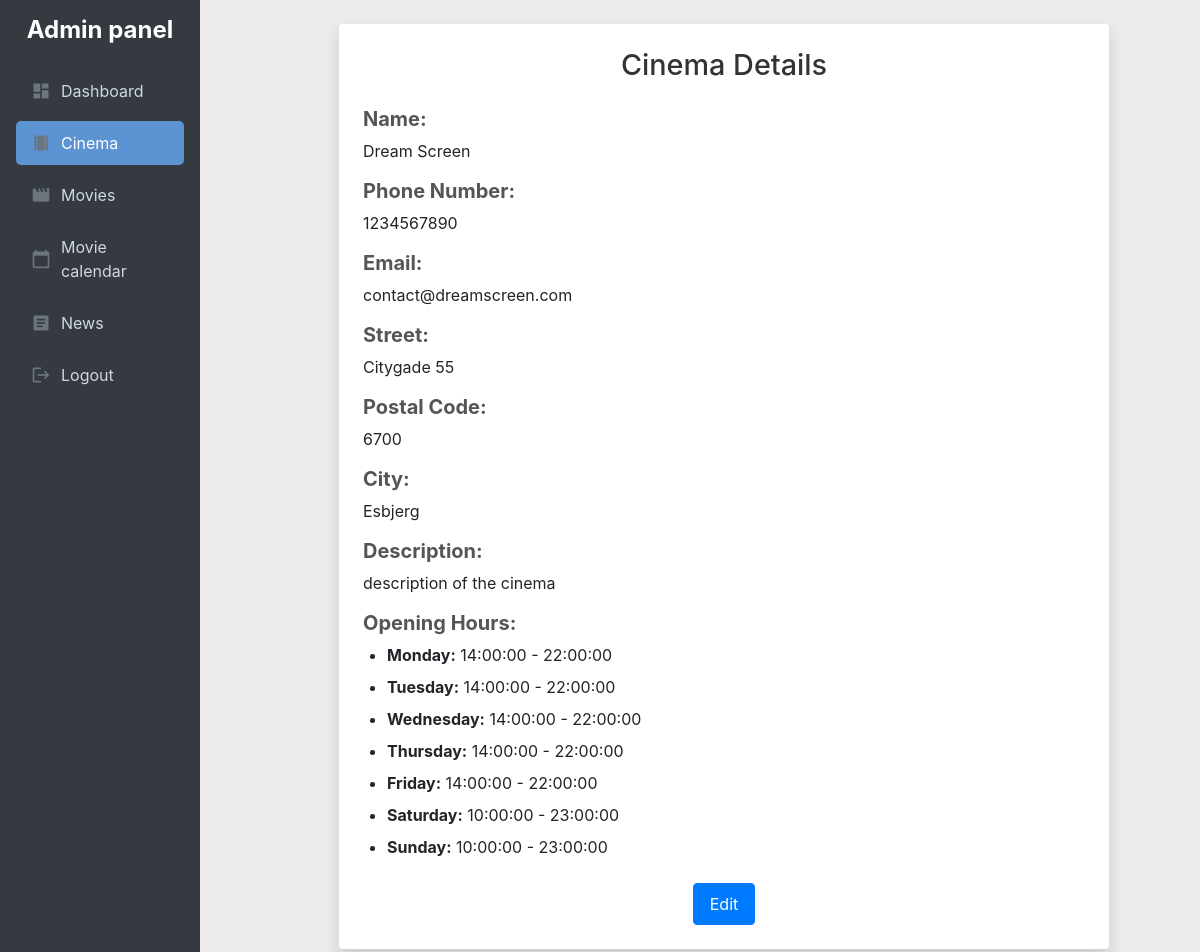
Page /admin/cinema/views/cinema.php on the committed database.
### tables this page shows
CREATE TABLE Cinema (
    cinemaID INT AUTO_INCREMENT PRIMARY KEY,
    name VARCHAR(100) NOT NULL,
    phoneNumber VARCHAR(15),
    email VARCHAR(100),
    street VARCHAR(100),
    postalCode VARCHAR(4),
    description TEXT,
    FOREIGN KEY (postalCode) REFERENCES PostalCode(postalCode)
);

CREATE TABLE OpeningHours (
    openingHoursID INT AUTO_INCREMENT PRIMARY KEY,
    dayOfWeek VARCHAR(10) NOT NULL, 
    openingTime TIME,
    closingTime TIME,
    cinemaID INT,
    FOREIGN KEY (cinemaID) REFERENCES Cinema(cinemaID)
);

### admin/cinema/actions/cinema_logic.php (called while the page is built)
<?php
require_once "../../../includes/connection.php";
try {
    $query = $db->prepare("
        SELECT
            c.*,
            pc.city,
            oh.dayOfWeek,
            oh.openingTime,
            oh.closingTime
        FROM Cinema c
        LEFT JOIN PostalCode pc ON c.postalCode = pc.postalCode
        LEFT JOIN OpeningHours oh ON c.cinemaID = oh.cinemaID
        WHERE c.cinemaID = 1
        ORDER BY FIELD(oh.dayOfWeek, 'Monday', 'Tuesday', 'Wednesday', 'Thursday', 'Friday', 'Saturday', 'Sunday')
    ");
    $query->execute();
    $cinema = [];
    $openingHours = [];
    while ($row = $query->fetch(PDO::FETCH_ASSOC)) {
        if (empty($cinema)) {
            $cinema = [
                'name' => $row['name'],
                'phoneNumber' => $row['phoneNumber'],
                'email' => $row['email'],
                'street' => $row['street'],
                'postalCode' => $row['postalCode'],
                'city' => $row['city'],
                'description' => $row['description']
            ];
        }
        if (!empty($row['dayOfWeek'])) {
            $openingHours[] = [
                'dayOfWeek' => $row['dayOfWeek'],
                'openingTime' => $row['openingTime'],
                'closingTime' => $row['closingTime']
            ];
        }
    }
} catch (PDOException $e) {
    error_log("Database Error: " . $e->getMessage());
    die("Error fetching cinema details. Please try again later.");
}
?>

### admin/cinema/views/cinema.php (the view, shortened to what this page needs)
<?php
require_once "../../components/views/admin_navbar.php";
require_once "../actions/cinema_logic.php";
?>
<!DOCTYPE html>
<html lang="en">
<head>
    <link rel="stylesheet" href="https://maxcdn.bootstrapcdn.com/bootstrap/4.5.2/css/bootstrap.min.css">
    <link rel="stylesheet" href="../../admin_style/admin_style.css">
</head>
<body>
<div class="container my-4">
    <div class="shadow rounded bg-white p-4">
        <h2 class="text-center mb-4">Cinema Details</h2>
        <?php if ($cinema): ?>
            <div class="mb-3">
                <h5>Name:</h5>
                <p><?= htmlspecialchars($cinema['name']); ?></p>
            </div>
            <div class="mb-3">
                <h5>Phone Number:</h5>
                <p><?= htmlspecialchars($cinema['phoneNumber']); ?></p>
            </div>
            <div class="mb-3">
                <h5>Email:</h5>
                <p><?= htmlspecialchars($cinema['email']); ?></p>
            </div>
            <div class="mb-3">
                <h5>Street:</h5>
                <p><?= htmlspecialchars($cinema['street']); ?></p>
            </div>
            <div class="mb-3">
                <h5>Postal Code:</h5>
                <p><?= htmlspecialchars($cinema['postalCode']); ?></p>
            </div>
            <div class="mb-3">
                <h5>City:</h5>
                <p><?= htmlspecialchars($cinema['city']); ?></p>
            </div>
            <div class="mb-3">
                <h5>Description:</h5>
                <p><?= htmlspecialchars($cinema['description']); ?></p>
            </div>
            <div class="mb-3">
                <h5>Opening Hours:</h5>
                <ul>
                    <?php foreach ($openingHours as $hours): ?>
                        <li>
                            <strong><?= htmlspecialchars($hours['dayOfWeek']); ?>:</strong>
                            <?= htmlspecialchars($hours['openingTime']); ?> - <?= htmlspecialchars($hours['closingTime']); ?>
                        </li>
                    <?php endforeach; ?>
                </ul>
            </div>
            <div class="text-center mt-4">
                <a href="edit_cinema.php?cinemaID=1" class="btn btn-primary">Edit</a>
            </div>
        <?php else: ?>
            <p class="text-center">No cinema details found.</p>
        <?php endif; ?>
    </div>
</div>
</body>
</html>

### admin/admin_style/admin_style.css (style rules this page uses)
body { margin: 0; display: flex; background-color: #edebeb; }
.container { max-width: 1200px; margin: 0 auto; }
.container { max-width: 800px; margin: 0 auto; }
.shadow { box-shadow: 0 4px 6px rgba(0, 0, 0, 0.1); }
h2 { font-size: 1.8rem; color: #333; }
.mb-3 h5 { font-weight: bold; margin-bottom: 0.5rem; color: #555; }
ul { padding-left: 1.5rem; }
ul li { margin-bottom: 0.5rem; }
.btn-primary { background-color: #007bff; border-color: #007bff; padding: 0.5rem 1rem; font-size: 1rem; }

### rows in the picture
cinema: openinghours.dayOfWeek "Monday", openinghours.openingTime "14:00:00", openinghours.closingTime "22:00:00", openinghours.dayOfWeek "Tuesday", openinghours.dayOfWeek "Wednesday", openinghours.dayOfWeek "Thursday", openinghours.dayOfWeek "Friday", openinghours.dayOfWeek "Saturday", openinghours.openingTime "10:00:00", openinghours.closingTime "23:00:00", openinghours.dayOfWeek "Sunday"

### other values in the picture
$cinema['name'] "Dream Screen"
$cinema['phoneNumber'] "1234567890"
$cinema['email'] "contact@dreamscreen.com"
$cinema['street'] "Citygade 55"
$cinema['postalCode'] "6700"
$cinema['city'] "Esbjerg"
$cinema['description'] "description of the cinema"
